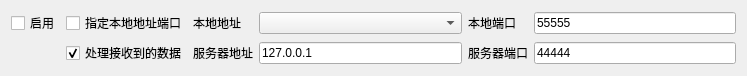
<?xml version="1.0" encoding="UTF-8"?>
<ui version="4.0">
 <class>SAKTcpTransmissionItemWidget</class>
 <widget class="QWidget" name="SAKTcpTransmissionItemWidget">
  <property name="geometry">
   <rect>
    <x>0</x>
    <y>0</y>
    <width>747</width>
    <height>64</height>
   </rect>
  </property>
  <property name="windowTitle">
   <string>Form</string>
  </property>
  <layout class="QGridLayout" name="gridLayout">
   <item row="0" column="1">
    <widget class="QCheckBox" name="customAddressCheckBox">
     <property name="text">
      <string>指定本地地址端口</string>
     </property>
    </widget>
   </item>
   <item row="0" column="2">
    <widget class="QLabel" name="label">
     <property name="text">
      <string>本地地址</string>
     </property>
    </widget>
   </item>
   <item row="0" column="3">
    <widget class="QComboBox" name="addressComboBox">
     <property name="sizePolicy">
      <sizepolicy hsizetype="Expanding" vsizetype="Fixed">
       <horstretch>0</horstretch>
       <verstretch>0</verstretch>
      </sizepolicy>
     </property>
    </widget>
   </item>
   <item row="0" column="0">
    <widget class="QCheckBox" name="enableCheckBox">
     <property name="text">
      <string>启用</string>
     </property>
    </widget>
   </item>
   <item row="0" column="4">
    <widget class="QLabel" name="label_2">
     <property name="text">
      <string>本地端口</string>
     </property>
    </widget>
   </item>
   <item row="0" column="5">
    <widget class="QLineEdit" name="portLineEdit">
     <property name="text">
      <string>55555</string>
     </property>
    </widget>
   </item>
   <item row="1" column="1">
    <widget class="QCheckBox" name="handleReceiveDataCheckBox">
     <property name="text">
      <string>处理接收到的数据</string>
     </property>
     <property name="checked">
      <bool>true</bool>
     </property>
    </widget>
   </item>
   <item row="1" column="2">
    <widget class="QLabel" name="label_3">
     <property name="text">
      <string>服务器地址</string>
     </property>
    </widget>
   </item>
   <item row="1" column="3">
    <widget class="QLineEdit" name="targetAddressLineEdit">
     <property name="text">
      <string>127.0.0.1</string>
     </property>
    </widget>
   </item>
   <item row="1" column="4">
    <widget class="QLabel" name="label_4">
     <property name="text">
      <string>服务器端口</string>
     </property>
    </widget>
   </item>
   <item row="1" column="5">
    <widget class="QLineEdit" name="targetPortLineEdit">
     <property name="text">
      <string>44444</string>
     </property>
    </widget>
   </item>
  </layout>
 </widget>
 <resources/>
 <connections/>
</ui>
